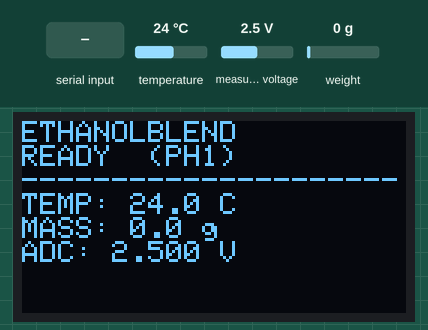
A program run on a simulated ESP32. On the bench: 128×64 one-colour display. The inputs (shaded band) are chosen by the test bench; at power-on: temperature 24 °C, weight on the scale 0 g, measured voltage 2.5 V. What the program prints to the serial monitor is not drawn.

Above: at 4.9 s.
5.0 s: temperature set to 2 °C
At 7.0 s:
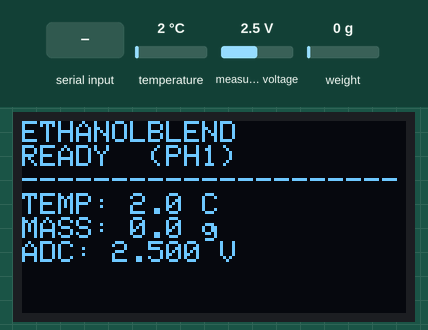
7.6 s: weight on the scale set to 100 g
At 8.7 s:
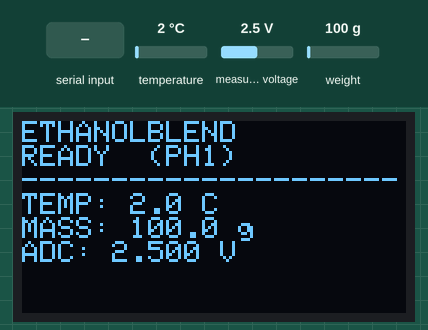
9.6 s: measured voltage set to 0.1 V
At 10.5 s:
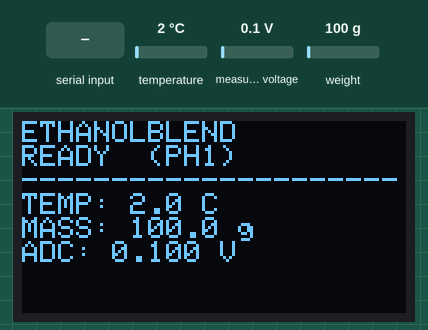
11.6 s: "tare 1\n" received over Serial
At 15.5 s:
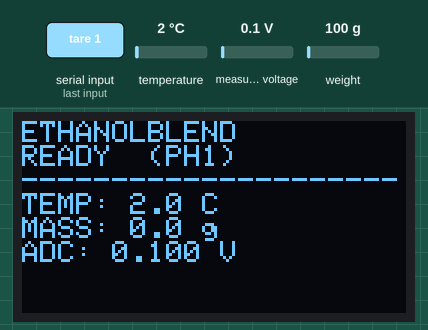
16.0 s: temperature set to 12 °C
At 17.8 s:
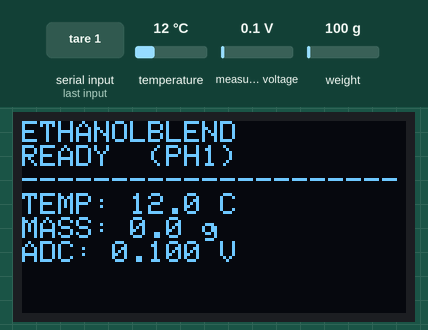
18.1 s: weight on the scale set to 1250 g
At 19.1 s:
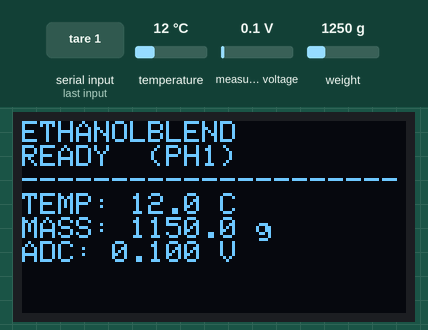
Timing chart, 0 to 21.1 s (numbered marks = the images above; inputs shaded):
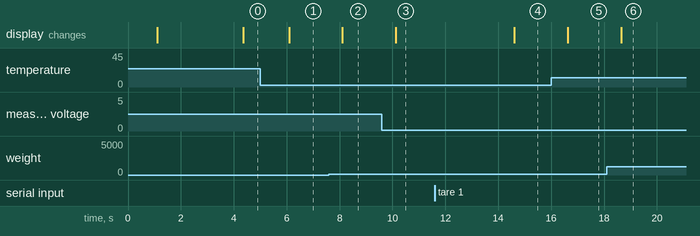

The program:

main.cpp
```cpp
// main.cpp — EthanolBlend Phase 1 bring-up
// Phase 1 scope ONLY: boot, serial, OLED, DS18B20, HX711/Y2C131, ADS1115 test,
// measurement struct, JSON Lines output. No fuel logic, no ICL8038 drive,
// no impedance claims, no calibration model.

#include <Arduino.h>
#include <Wire.h>

#include "config.h"
#include "electrical/measurement.h"
#include "sensors/temperature.h"
#include "sensors/load_cell.h"
#include "sensors/adc.h"
#include "display/display.h"
#include "communication/serial_protocol.h"

static TemperatureSensor g_temp;
static LoadCell g_load;
static Ads1115Reader g_adc;
static Display g_display;
static SerialProtocol g_serial;
static Measurement g_meas;

static bool g_oled_ok = false;
static bool g_temp_ok = false;
static bool g_hx_ok = false;
static bool g_ads_ok = false;

static unsigned long g_last_display_ms = 0;
static unsigned long g_last_publish_ms = 0;
static unsigned long g_last_status_ms = 0;
static bool g_status_shown = false;

static void refreshMeasurement() {
  g_meas.timestamp_ms = millis();

  g_meas.temperature_c = g_temp.readTemperature();
  g_meas.temperature_valid = g_temp.isValid();

  g_meas.mass_g = g_load.readMassGrams();
  g_meas.mass_valid = g_load.hasValidMass();
  g_meas.hx711_raw = g_load.readRaw();
  g_meas.hx711_valid = g_load.isHealthy() && g_load.hasValidMass();
  g_meas.hx711_stable = g_load.isStable();

  g_meas.volume_valid = false;   // no vessels in Phase 1
  g_meas.density_valid = false;  // cannot compute without volume

  g_meas.excitation_frequency_hz = EXCITATION_FREQUENCY_HZ_APPROX;
  g_meas.excitation_frequency_verified = false;
  g_meas.excitation_amplitude = EXCITATION_AMPLITUDE_UNKNOWN;
  g_meas.excitation_amplitude_known = false;

  g_meas.adc_channel = ADS1115_TEST_CHANNEL;
  g_meas.adc_raw = g_adc.lastRaw();
  g_meas.adc_voltage = g_adc.lastVolts();
  g_meas.adc_valid = g_adc.hasValid();

  g_meas.electrical_valid = false;  // NOT IMPLEMENTED in Phase 1
}

void setup() {
  g_serial.begin(SERIAL_BAUD);
  g_serial.printBootBanner();

  Wire.begin(I2C_SDA_PIN, I2C_SCL_PIN);
  Wire.setClock(I2C_CLOCK_HZ);

  // Order: display first (so errors are visible), then sensors.
  g_oled_ok = g_display.begin();
  if (g_oled_ok) {
    g_display.showBoot();
  }

  g_temp_ok = g_temp.begin();
  g_hx_ok = g_load.begin();
  g_ads_ok = g_adc.begin();

  g_serial.printStatus(g_temp.isHealthy(), g_load.isHealthy(), g_adc.isHealthy(), g_oled_ok);
  Serial.println(F("# HX711 grams UNCALIBRATED until set_scale with known mass"));
  Serial.println(F("# ADS1115: power module from 3.3V; keep inputs within 0..3.3V"));

  if (g_oled_ok) {
    // First paint uses live health flags (temp/hx may still be sampling).
    g_display.showSensorStatus(g_temp.isHealthy(), g_load.isHealthy(),
                              g_adc.isHealthy(), g_oled_ok);
  }

  measurement_begin_unpopulated(g_meas);
}

void loop() {
  unsigned long now = millis();

  // 1. Serial commands (always responsive).
  g_serial.handleCommands(g_temp, g_load, g_adc);

  // 2. Sensor updates (each throttled internally, non-blocking).
  g_temp.update();
  g_load.update();
  g_adc.update();

  refreshMeasurement();

  // 3. Display refresh at 1 Hz.
  if (now - g_last_display_ms >= DISPLAY_REFRESH_INTERVAL_MS) {
    g_last_display_ms = now;
    if (g_oled_ok) {
      // Re-show system check once sensors settle, then live measurements.
      if (!g_status_shown && now > 3000) {
        g_display.showSensorStatus(g_temp.isHealthy(), g_load.isHealthy(),
                                   g_adc.isHealthy(), g_oled_ok);
        g_status_shown = true;
      } else if (g_status_shown) {
        g_display.showMeasurement(g_meas);
      }
    }
  }

  // 4. Machine-readable measurement publish at 0.5 Hz.
  if (now - g_last_publish_ms >= MEASUREMENT_PUBLISH_INTERVAL_MS) {
    g_last_publish_ms = now;
    g_serial.publishMeasurement(g_meas);
  }

  // 5. Periodic human-readable health reminder (every 10 s, '#' prefixed).
  if (now - g_last_status_ms >= 10000) {
    g_last_status_ms = now;
    g_serial.printStatus(g_temp.isHealthy(), g_load.isHealthy(),
                         g_adc.isHealthy(), g_oled_ok);
  }
}
```

serial_protocol.cpp
```cpp
// serial_protocol.cpp — Phase 1 serial commands + JSON Lines
// Convention: lines starting with '#' are human debug; lines starting
// with '{' are machine JSON. PC parsers should ignore non-'{' lines.

#include "communication/serial_protocol.h"
#include "config.h"
#include "electrical/measurement.h"
#include "sensors/temperature.h"
#include "sensors/load_cell.h"
#include "sensors/adc.h"

void SerialProtocol::begin(unsigned long baud) {
  Serial.begin(baud);
  // Wait briefly for USB serial on dev boards (non-blocking fallback).
  unsigned long t0 = millis();
  while (!Serial && millis() - t0 < 1500) {
    delay(10);
  }
}

void SerialProtocol::printBootBanner() {
  Serial.println(F("# ETHANOLBLEND Phase 1 bring-up"));
  Serial.println(F("# type 'help' for commands; JSON lines start with '{'"));
}

void SerialProtocol::printStatus(bool temp_ok, bool hx_ok, bool ads_ok, bool oled_ok) {
  Serial.print(F("# STATUS oled="));
  Serial.print(oled_ok ? F("OK") : F("FAIL"));
  Serial.print(F(" temp="));
  Serial.print(temp_ok ? F("OK") : F("FAIL"));
  Serial.print(F(" hx711="));
  Serial.print(hx_ok ? F("OK") : F("FAIL"));
  Serial.print(F(" ads1115="));
  Serial.println(ads_ok ? F("OK") : F("FAIL"));
}

void SerialProtocol::printHelp() {
  Serial.println(F("# commands:"));
  Serial.println(F("#   help            - this text"));
  Serial.println(F("#   status          - sensor health"));
  Serial.println(F("#   temp            - read temperature once"));
  Serial.println(F("#   hx711_raw       - raw HX711 average"));
  Serial.println(F("#   weight          - mass in grams (UNCALIBRATED until set_scale)"));
  Serial.println(F("#   tare            - tare load cell"));
  Serial.println(F("#   set_scale <f>   - set HX711 scale factor (needs known mass)"));
  Serial.println(F("#   adc [ch]        - read ADS1115 channel 0-3 (default 0)"));
  Serial.println(F("#   adc_stats [ch] [n] - mean/min/max/stddev over n samples"));
}

String SerialProtocol::readLine() {
  String s = Serial.readStringUntil('\n');
  s.trim();
  return s;
}

static void printJsonFloatOrNull(float v, bool valid, int decimals) {
  if (!valid || isnan(v)) {
    Serial.print(F("null"));
  } else {
    Serial.print(v, decimals);
  }
}

void SerialProtocol::publishMeasurement(const Measurement& m) {
  // One JSON object per line. Unavailable fields are null — never fabricated.
  Serial.print(F("{\"type\":\"measurement\""));
  Serial.print(F(",\"timestamp_ms\":"));
  Serial.print(m.timestamp_ms);
  Serial.print(F(",\"temperature_c\":"));
  printJsonFloatOrNull(m.temperature_c, m.temperature_valid, 2);
  Serial.print(F(",\"mass_g\":"));
  printJsonFloatOrNull(m.mass_g, m.mass_valid, 2);
  Serial.print(F(",\"hx711_raw\":"));
  if (m.hx711_valid) {
    Serial.print(m.hx711_raw);
  } else {
    Serial.print(F("null"));
  }
  Serial.print(F(",\"hx711_stable\":"));
  Serial.print(m.hx711_stable ? F("true") : F("false"));
  Serial.print(F(",\"volume_ml\":null,\"density_g_ml\":null"));
  Serial.print(F(",\"excitation_frequency_hz\":"));
  Serial.print(m.excitation_frequency_hz, 1);
  Serial.print(F(",\"excitation_frequency_verified\":false"));
  Serial.print(F(",\"adc_channel\":"));
  Serial.print(m.adc_channel);
  Serial.print(F(",\"adc_raw\":"));
  if (m.adc_valid) {
    Serial.print(m.adc_raw);
  } else {
    Serial.print(F("null"));
  }
  Serial.print(F(",\"adc_voltage\":"));
  printJsonFloatOrNull(m.adc_voltage, m.adc_valid, 4);
  Serial.print(F(",\"electrical_response\":null"));
  Serial.println(F("}"));
}

void SerialProtocol::handleCommands(TemperatureSensor& temp, LoadCell& load, Ads1115Reader& adc) {
  if (!Serial.available()) return;
  String line = readLine();
  if (line.length() == 0) return;

  String cmd = line;
  String arg;
  int sp = line.indexOf(' ');
  if (sp >= 0) {
    cmd = line.substring(0, sp);
    arg = line.substring(sp + 1);
    cmd.trim();
    arg.trim();
  }
  cmd.toLowerCase();

  if (cmd == "help") {
    printHelp();
  } else if (cmd == "status") {
    Serial.print(F("# temp="));
    Serial.print(temp.isHealthy() ? F("OK") : F("FAIL"));
    Serial.print(F(" valid="));
    Serial.print(temp.isValid() ? F("1") : F("0"));
    Serial.print(F(" hx711="));
    Serial.print(load.isHealthy() ? F("OK") : F("FAIL"));
    Serial.print(F(" ads1115="));
    Serial.println(adc.isHealthy() ? F("OK") : F("FAIL"));
  } else if (cmd == "temp") {
    if (temp.isValid()) {
      Serial.print(F("# temp_c="));
      Serial.println(temp.readTemperature(), 2);
    } else {
      Serial.println(F("# temp INVALID (sensor missing or read failed)"));
    }
  } else if (cmd == "tare") {
    load.tare();
    Serial.println(F("# tared"));
  } else if (cmd == "hx711_raw") {
    Serial.print(F("# hx711_raw="));
    Serial.println(load.readRaw());
  } else if (cmd == "weight") {
    if (load.hasValidMass()) {
      Serial.print(F("# mass_g="));
      Serial.print(load.readMassGrams(), 2);
      Serial.println(F("  (UNCALIBRATED until set_scale with known mass)"));
    } else {
      Serial.println(F("# mass INVALID"));
    }
  } else if (cmd == "set_scale") {
    float f = arg.toFloat();
    if (f == 0.0f) {
      Serial.println(F("# usage: set_scale <nonzero factor>"));
    } else {
      load.setScaleFactor(f);
      Serial.print(F("# scale set to "));
      Serial.println(f, 4);
    }
  } else if (cmd == "adc") {
    int ch = ADS1115_TEST_CHANNEL;
    if (arg.length() > 0) ch = arg.toInt();
    if (ch < 0 || ch > 3) {
      Serial.println(F("# usage: adc [0..3]"));
    } else if (!adc.isHealthy()) {
      Serial.println(F("# ads1115 NOT PRESENT"));
    } else {
      int16_t r = adc.readRaw((uint8_t)ch);
      float v = adc.readVoltage((uint8_t)ch);
      Serial.print(F("# adc_ch="));
      Serial.print(ch);
      Serial.print(F(" raw="));
      Serial.print(r);
      Serial.print(F(" volts="));
      Serial.println(v, 4);
    }
  } else if (cmd == "adc_stats") {
    // syntax: adc_stats [ch] [n]
    int ch = ADS1115_TEST_CHANNEL;
    int n = ADS1115_AVG_SAMPLES;
    if (arg.length() > 0) {
      // naive split on space
      int sp2 = arg.indexOf(' ');
      if (sp2 < 0) {
        ch = arg.toInt();
      } else {
        ch = arg.substring(0, sp2).toInt();
        n = arg.substring(sp2 + 1).toInt();
      }
    }
    if (ch < 0 || ch > 3 || n <= 0 || n > 64) {
      Serial.println(F("# usage: adc_stats [0..3] [1..64]"));
    } else if (!adc.isHealthy()) {
      Serial.println(F("# ads1115 NOT PRESENT"));
    } else {
      AdcStats s = adc.readStats((uint8_t)ch, (uint8_t)n);
      Serial.print(F("# adc_stats ch="));
      Serial.print(ch);
      Serial.print(F(" n="));
      Serial.print(s.n);
      Serial.print(F(" mean="));
      Serial.print(s.mean);
      Serial.print(F(" min="));
      Serial.print(s.minv);
      Serial.print(F(" max="));
      Serial.print(s.maxv);
      Serial.print(F(" std="));
      Serial.print(s.stddev, 2);
      Serial.print(F(" volts_mean="));
      Serial.println(s.volts_mean, 4);
    }
  } else {
    Serial.println(F("# unknown command; type 'help'"));
  }
}
```

serial_protocol.h
```cpp
// serial_protocol.h — human debug + machine JSON Lines (Phase 1)

#pragma once

#include <Arduino.h>

struct Measurement;
class TemperatureSensor;
class LoadCell;
class Ads1115Reader;

class SerialProtocol {
 public:
  void begin(unsigned long baud);
  // Call every loop with live driver refs; handles incoming commands.
  void handleCommands(TemperatureSensor& temp, LoadCell& load, Ads1115Reader& adc);
  // Machine-readable JSON Lines measurement (one line per call).
  void publishMeasurement(const Measurement& m);
  void printBootBanner();
  void printStatus(bool temp_ok, bool hx_ok, bool ads_ok, bool oled_ok);

 private:
  void printHelp();
  String readLine();
};
```

display.cpp
```cpp
// display.cpp — 0.96" 128x64 I2C OLED via Adafruit SSD1306 (Phase 1)

#include "display/display.h"
#include "config.h"
#include "electrical/measurement.h"

#include <Wire.h>
#include <Adafruit_GFX.h>
#include <Adafruit_SSD1306.h>

static Adafruit_SSD1306 oled(OLED_WIDTH_PX, OLED_HEIGHT_PX, &Wire, OLED_RESET_PIN);

Display::Display() {}

bool Display::begin() {
#if !OLED_ENABLED
  healthy_ = false;
  return false;
#else
  // Wire.begin() already done in main.cpp with configured pins.
  bool ok = oled.begin(SSD1306_SWITCHCAPVCC, OLED_I2C_ADDRESS);
  healthy_ = ok;
  if (ok) {
    oled.clearDisplay();
    oled.setTextSize(1);
    oled.setTextColor(SSD1306_WHITE);
  }
  return ok;
#endif
}

void Display::header(const char* title) {
  oled.clearDisplay();
  oled.setCursor(0, 0);
  oled.println(F("ETHANOLBLEND"));
  oled.println(title);
  oled.println(F("---------------------"));
}

void Display::showBoot() {
  if (!healthy_) return;
  header("SYSTEM BOOT");
  oled.println(F("Phase 1 bring-up"));
  oled.println(F("OLED OK"));
  oled.display();
}

void Display::showSensorStatus(bool temp_ok, bool hx_ok, bool ads_ok, bool oled_ok) {
  if (!healthy_) return;
  header("SYSTEM CHECK");
  oled.print(F("OLED: ")); oled.println(oled_ok ? F("OK") : F("FAIL"));
  oled.print(F("TEMP: ")); oled.println(temp_ok ? F("OK") : F("FAIL"));
  oled.print(F("HX711: ")); oled.println(hx_ok ? F("OK") : F("FAIL"));
  oled.print(F("ADS1115: ")); oled.println(ads_ok ? F("OK") : F("FAIL"));
  oled.display();
}

void Display::showMeasurement(const Measurement& m) {
  if (!healthy_) return;
  header("READY  (PH1)");
  oled.print(F("TEMP: "));
  if (m.temperature_valid) {
    oled.print(m.temperature_c, 1);
    oled.println(F(" C"));
  } else {
    oled.println(F("--.- C"));
  }
  oled.print(F("MASS: "));
  if (m.mass_valid) {
    oled.print(m.mass_g, 1);
    oled.println(F(" g"));
  } else {
    oled.println(F("--.-- g"));
  }
  oled.print(F("ADC: "));
  if (m.adc_valid) {
    oled.print(m.adc_voltage, 3);
    oled.println(F(" V"));
  } else {
    oled.println(F("FAIL"));
  }
  oled.display();
}

void Display::showError(const char* line1, const char* line2) {
  if (!healthy_) return;
  header("ERROR");
  oled.println(line1);
  oled.println(line2);
  oled.display();
}
```

display.h
```cpp
// display.h — OLED abstraction (Phase 1: status screens only, no logic)

#pragma once

#include <Arduino.h>

struct Measurement;  // fwd

class Display {
 public:
  Display();
  bool begin();
  bool isHealthy() const { return healthy_; }
  void showBoot();
  void showSensorStatus(bool temp_ok, bool hx_ok, bool ads_ok, bool oled_ok);
  void showMeasurement(const Measurement& m);
  void showError(const char* line1, const char* line2);

 private:
  void header(const char* title);
  bool healthy_ = false;
};
```

measurement.cpp
```cpp
// measurement.cpp — helpers for Measurement (Phase 1: minimal)

#include "electrical/measurement.h"
#include "config.h"

void measurement_begin_unpopulated(Measurement& m) {
  m.timestamp_ms = millis();
  m.temperature_valid = false;
  m.mass_valid = false;
  m.hx711_valid = false;
  m.hx711_stable = false;
  m.volume_valid = false;
  m.density_valid = false;
  m.excitation_frequency_hz = EXCITATION_FREQUENCY_HZ_APPROX;
  m.excitation_frequency_verified = false;
  m.excitation_amplitude = EXCITATION_AMPLITUDE_UNKNOWN;
  m.excitation_amplitude_known = false;
  m.adc_valid = false;
  m.adc_channel = ADS1115_TEST_CHANNEL;
  m.electrical_valid = false;
}
```

measurement.h
```cpp
// measurement.h — central measurement data structure (Phase 1)
// Holds real sensor state only. Unavailable fields are flagged invalid,
// never fabricated.

#pragma once

#include <Arduino.h>
#include "config.h"

struct Measurement {
  uint32_t timestamp_ms = 0;

  float temperature_c = 0.0f;
  bool temperature_valid = false;

  float mass_g = 0.0f;
  bool mass_valid = false;
  int32_t hx711_raw = 0;
  bool hx711_valid = false;
  bool hx711_stable = false;

  // Phase 1: no sample vessels yet -> always invalid.
  float volume_ml = 0.0f;
  bool volume_valid = false;
  float density_g_ml = 0.0f;
  bool density_valid = false;

  // Excitation metadata only (ICL8038 is manual). Not a live measurement.
  float excitation_frequency_hz = EXCITATION_FREQUENCY_HZ_APPROX;
  bool excitation_frequency_verified = false;  // always false in Phase 1
  float excitation_amplitude = EXCITATION_AMPLITUDE_UNKNOWN;
  bool excitation_amplitude_known = false;

  // ADS1115 Phase-1 test channel state (safe known-voltage test, NOT fuel).
  int16_t adc_raw = 0;
  float adc_voltage = 0.0f;
  uint8_t adc_channel = ADS1115_TEST_CHANNEL;
  bool adc_valid = false;

  // Electrical fuel response: NOT IMPLEMENTED in Phase 1. Always invalid.
  float electrical_response = 0.0f;
  bool electrical_valid = false;
};

void measurement_begin_unpopulated(Measurement& m);
```

adc.h
```cpp
// adc.h — ADS1115 abstraction (Phase 1: comms + safe-voltage test)
// Hardware-neutral API so later phases don't care which ADC is selected.
// Phase 1 implements ONLY the ADS1115 path (the confirmed hardware).

#pragma once

#include <Arduino.h>

// Forward-declared so callers don't need the Adafruit header.
struct AdcStats {
  int16_t mean = 0;
  int16_t minv = 0;
  int16_t maxv = 0;
  float stddev = 0.0f;
  float volts_mean = 0.0f;
  uint8_t n = 0;
  bool valid = false;
};

class AnalogReader {
 public:
  virtual ~AnalogReader() {}
  virtual bool begin() = 0;
  virtual int16_t readRaw(uint8_t channel) = 0;
  virtual float readVoltage(uint8_t channel) = 0;
  virtual bool isHealthy() = 0;
};

class Ads1115Reader : public AnalogReader {
 public:
  Ads1115Reader();
  bool begin() override;
  void update();  // background sample of test channel
  int16_t readRaw(uint8_t channel) override;
  float readVoltage(uint8_t channel) override;
  bool isHealthy() override { return healthy_; }

  // Last background sample (test channel) + validity.
  int16_t lastRaw() const { return last_raw_; }
  float lastVolts() const { return last_volts_; }
  bool hasValid() const { return valid_; }

  // Averaging helper for Phase-2 noise characterization.
  AdcStats readStats(uint8_t channel, uint8_t n);

 private:
  bool healthy_ = false;
  bool begin_ok_ = false;
  int16_t last_raw_ = 0;
  float last_volts_ = 0.0f;
  bool valid_ = false;
  unsigned long last_sample_ms_ = 0;
};
```

Source omitted: adc.cpp (2272 bytes), load_cell.cpp (2696 bytes), load_cell.h (1059 bytes), temperature.cpp (1456 bytes), temperature.h (798 bytes), config.h (3361 bytes)

Measured:
- after the input at 5.0 s, the display: changes after 1.1 s (image 1)
- after the input at 7.6 s, the display: changes after 0.51 s (image 2)
- after the input at 9.6 s, the display: changes after 0.52 s (image 3)
- after the input at 11.6 s, the display: changes after 3.0 s (image 4)
- after the input at 16.0 s, the display: changes after 0.62 s (image 5)
- after the input at 18.1 s, the display: changes after 0.54 s (image 6)
